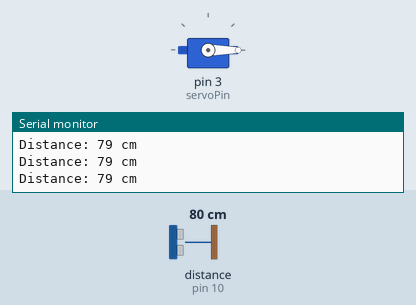
Recording of a sketch running on a simulated Arduino Uno, built with avr-gcc and run on an emulated ATmega328P. Shown: servo, the last lines printed to the serial monitor. Wiring (inferred from the names in the program): ultrasonic range finder: trigger pin 9; echo pin 10. The inputs (shaded band) are chosen by the test bench; at power-on: distance to the obstacle (sensor on pin 10) 80 cm. The echo pulse lasts 58.3 µs per cm.

Above: at 1.2 s.
1.3 s: distance to the obstacle (sensor on pin 10) set to 18 cm
2.8 s: distance to the obstacle (sensor on pin 10) set to 15 cm
At 3.8 s:
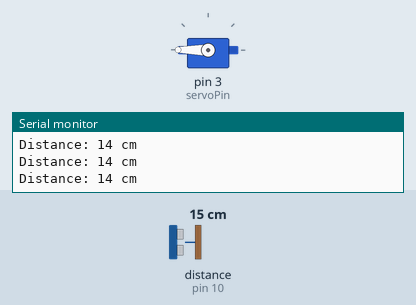
4.3 s: distance to the obstacle (sensor on pin 10) set to 35 cm
At 4.6 s:
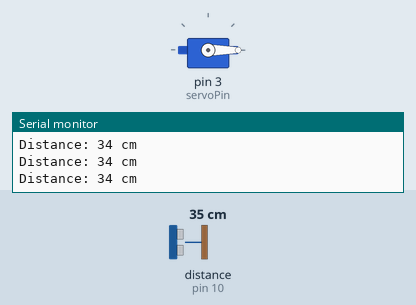
5.8 s: distance to the obstacle (sensor on pin 10) set to 12 cm
At 7.2 s:
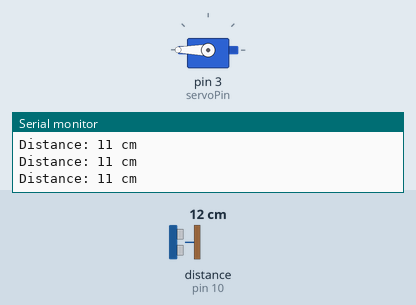
Timing chart, 0 to 8.3 s (numbered marks = the images above; inputs shaded):
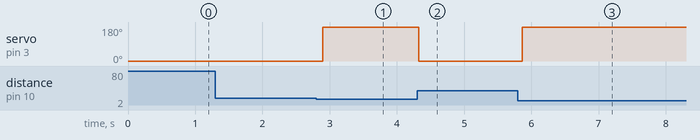

Measured:
- the behaviour switches between 17 and 16 cm on distance to the obstacle (sensor on pin 10) (found by bisection; images 0 and 1)
- after the input at 2.8 s, servo on pin 3 (servoPin): 0° → 180° after 0.10 s
- after the input at 4.3 s, servo on pin 3 (servoPin): 180° → 0° at once
- after the input at 5.8 s, servo on pin 3 (servoPin): 0° → 180° after 0.06 s

The sketch:

Servo-Ultrasonic.ino
```cpp
#include <Servo.h>

const int trigPin = 9;
const int echoPin = 10;
const int servoPin = 3;

const int threshold = 15;  // Activation distance in cm

const int angleNear = 180;  // Servo angle when object is close
const int angleFar = 0;    // Servo angle when object moves away

Servo myServo;

long getDistanceCM() {
  // Send ultrasonic pulse
  digitalWrite(trigPin, LOW);
  delayMicroseconds(2);

  digitalWrite(trigPin, HIGH);
  delayMicroseconds(10);

  digitalWrite(trigPin, LOW);

  // Read echo time
  long duration = pulseIn(echoPin, HIGH);

  // Convert time to distance in cm
  long distance = duration * 0.034 / 2;

  return distance;
}

void setup() {
  pinMode(trigPin, OUTPUT);
  pinMode(echoPin, INPUT);

  myServo.attach(servoPin);
  myServo.write(angleFar);

  Serial.begin(9600);
}

void loop() {
  long distance = getDistanceCM();

  Serial.print("Distance: ");
  Serial.print(distance);
  Serial.println(" cm");

  if (distance <= threshold) {
    myServo.write(angleNear);
  }
  else {
    myServo.write(angleFar);
  }

  delay(100);
}
```
